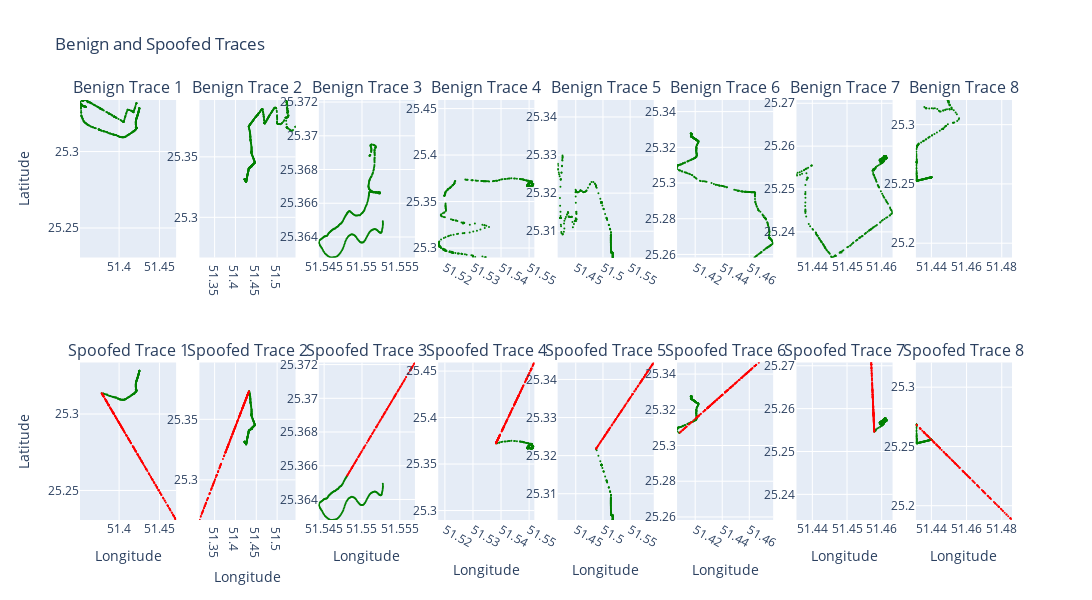

The notebook cell this image was saved under:
### Markdown cell above
# plot trace

### Code cell
from utils.preprocessing import data_preprocessing

spoofed_list = [data_preprocessing('../data/drive-me-not/spoofed/spoofed_trace'+str(trace)+'.csv', 
                             selected_attributes= ['GPS_lat', 'GPS_long', 'Time', 'vx', 'vy', 'ax', 'ay', 'spoofed'], 
                             trace_num=trace) for trace in range(1, 9)]
benign_list = [data_preprocessing('../data/drive-me-not/trace'+str(trace)+'.csv',
                             selected_attributes= ['GPS_lat', 'GPS_long', 'Time', 'vx', 'vy', 'ax', 'ay'], 
                             trace_num=trace) for trace in range(1, 9)]
for benign in benign_list:  
    benign['spoofed'] = 0
    
from utils.visualization import plot_spoofed_and_benign

plot_spoofed_and_benign(spoofed_list, benign_list, marker_size=2)

benign_list[0]

### Figure 1 — Plotly figure (JSON) as saved in the notebook; plotly's stock layout.template omitted (floating-point values rounded to 4 significant figures; data arrays with more than 128 entries replaced by an {"elided": "..."} marker saying what was removed)
{"data": [{"marker": {"color": {"elided": "531 str values"}, "size": 2}, "mode": "markers", "type": "scatter", "x": {"elided": "531 float values"}, "xaxis": "x9", "y": {"elided": "531 float values"}, "yaxis": "y9"}, {"marker": {"color": {"elided": "531 str values"}, "size": 2}, "mode": "markers", "type": "scatter", "x": {"elided": "531 float values"}, "xaxis": "x", "y": {"elided": "531 float values"}, "yaxis": "y"}, {"marker": {"color": {"elided": "563 str values"}, "size": 2}, "mode": "markers", "type": "scatter", "x": {"elided": "563 float values"}, "xaxis": "x10", "y": {"elided": "563 float values"}, "yaxis": "y10"}, {"marker": {"color": {"elided": "564 str values"}, "size": 2}, "mode": "markers", "type": "scatter", "x": {"elided": "564 float values"}, "xaxis": "x2", "y": {"elided": "564 float values"}, "yaxis": "y2"}, {"marker": {"color": {"elided": "316 str values"}, "size": 2}, "mode": "markers", "type": "scatter", "x": {"elided": "316 float values"}, "xaxis": "x11", "y": {"elided": "316 float values"}, "yaxis": "y11"}, {"marker": {"color": {"elided": "316 str values"}, "size": 2}, "mode": "markers", "type": "scatter", "x": {"elided": "316 float values"}, "xaxis": "x3", "y": {"elided": "316 float values"}, "yaxis": "y3"}, {"marker": {"color": {"elided": "462 str values"}, "size": 2}, "mode": "markers", "type": "scatter", "x": {"elided": "462 float values"}, "xaxis": "x12", "y": {"elided": "462 float values"}, "yaxis": "y12"}, {"marker": {"color": {"elided": "463 str values"}, "size": 2}, "mode": "markers", "type": "scatter", "x": {"elided": "463 float values"}, "xaxis": "x4", "y": {"elided": "463 float values"}, "yaxis": "y4"}, {"marker": {"color": {"elided": "297 str values"}, "size": 2}, "mode": "markers", "type": "scatter", "x": {"elided": "297 float values"}, "xaxis": "x13", "y": {"elided": "297 float values"}, "yaxis": "y13"}, {"marker": {"color": {"elided": "297 str values"}, "size": 2}, "mode": "markers", "type": "scatter", "x": {"elided": "297 float values"}, "xaxis": "x5", "y": {"elided": "297 float values"}, "yaxis": "y5"}, {"marker": {"color": {"elided": "393 str values"}, "size": 2}, "mode": "markers", "type": "scatter", "x": {"elided": "393 float values"}, "xaxis": "x14", "y": {"elided": "393 float values"}, "yaxis": "y14"}, {"marker": {"color": {"elided": "393 str values"}, "size": 2}, "mode": "markers", "type": "scatter", "x": {"elided": "393 float values"}, "xaxis": "x6", "y": {"elided": "393 float values"}, "yaxis": "y6"}, {"marker": {"color": {"elided": "396 str values"}, "size": 2}, "mode": "markers", "type": "scatter", "x": {"elided": "396 float values"}, "xaxis": "x15", "y": {"elided": "396 float values"}, "yaxis": "y15"}, {"marker": {"color": {"elided": "396 str values"}, "size": 2}, "mode": "markers", "type": "scatter", "x": {"elided": "396 float values"}, "xaxis": "x7", "y": {"elided": "396 float values"}, "yaxis": "y7"}, {"marker": {"color": {"elided": "318 str values"}, "size": 2}, "mode": "markers", "type": "scatter", "x": {"elided": "318 float values"}, "xaxis": "x16", "y": {"elided": "318 float values"}, "yaxis": "y16"}, {"marker": {"color": {"elided": "318 str values"}, "size": 2}, "mode": "markers", "type": "scatter", "x": {"elided": "318 float values"}, "xaxis": "x8", "y": {"elided": "318 float values"}, "yaxis": "y8"}], "layout": {"annotations": [{"font": {"size": 16}, "showarrow": false, "text": "Benign Trace 1", "x": 0.05156, "xanchor": "center", "xref": "paper", "y": 1, "yanchor": "bottom", "yref": "paper"}, {"font": {"size": 16}, "showarrow": false, "text": "Benign Trace 2", "x": 0.1797, "xanchor": "center", "xref": "paper", "y": 1, "yanchor": "bottom", "yref": "paper"}, {"font": {"size": 16}, "showarrow": false, "text": "Benign Trace 3", "x": 0.3078, "xanchor": "center", "xref": "paper", "y": 1, "yanchor": "bottom", "yref": "paper"}, {"font": {"size": 16}, "showarrow": false, "text": "Benign Trace 4", "x": 0.4359, "xanchor": "center", "xref": "paper", "y": 1, "yanchor": "bottom", "yref": "paper"}, {"font": {"size": 16}, "showarrow": false, "text": "Benign Trace 5", "x": 0.5641, "xanchor": "center", "xref": "paper", "y": 1, "yanchor": "bottom", "yref": "paper"}, {"font": {"size": 16}, "showarrow": false, "text": "Benign Trace 6", "x": 0.6922, "xanchor": "center", "xref": "paper", "y": 1, "yanchor": "bottom", "yref": "paper"}, {"font": {"size": 16}, "showarrow": false, "text": "Benign Trace 7", "x": 0.8203, "xanchor": "center", "xref": "paper", "y": 1, "yanchor": "bottom", "yref": "paper"}, {"font": {"size": 16}, "showarrow": false, "text": "Benign Trace 8", "x": 0.9484, "xanchor": "center", "xref": "paper", "y": 1, "yanchor": "bottom", "yref": "paper"}, {"font": {"size": 16}, "showarrow": false, "text": "Spoofed Trace 1", "x": 0.05156, "xanchor": "center", "xref": "paper", "y": 0.375, "yanchor": "bottom", "yref": "paper"}, {"font": {"size": 16}, "showarrow": false, "text": "Spoofed Trace 2", "x": 0.1797, "xanchor": "center", "xref": "paper", "y": 0.375, "yanchor": "bottom", "yref": "paper"}, {"font": {"size": 16}, "showarrow": false, "text": "Spoofed Trace 3", "x": 0.3078, "xanchor": "center", "xref": "paper", "y": 0.375, "yanchor": "bottom", "yref": "paper"}, {"font": {"size": 16}, "showarrow": false, "text": "Spoofed Trace 4", "x": 0.4359, "xanchor": "center", "xref": "paper", "y": 0.375, "yanchor": "bottom", "yref": "paper"}, {"font": {"size": 16}, "showarrow": false, "text": "Spoofed Trace 5", "x": 0.5641, "xanchor": "center", "xref": "paper", "y": 0.375, "yanchor": "bottom", "yref": "paper"}, {"font": {"size": 16}, "showarrow": false, "text": "Spoofed Trace 6", "x": 0.6922, "xanchor": "center", "xref": "paper", "y": 0.375, "yanchor": "bottom", "yref": "paper"}, {"font": {"size": 16}, "showarrow": false, "text": "Spoofed Trace 7", "x": 0.8203, "xanchor": "center", "xref": "paper", "y": 0.375, "yanchor": "bottom", "yref": "paper"}, {"font": {"size": 16}, "showarrow": false, "text": "Spoofed Trace 8", "x": 0.9484, "xanchor": "center", "xref": "paper", "y": 0.375, "yanchor": "bottom", "yref": "paper"}], "height": 600, "showlegend": false, "title": {"text": "Benign and Spoofed Traces"}, "width": 2400, "xaxis": {"anchor": "y", "domain": [0, 0.1031], "range": [51.35, 51.47]}, "xaxis10": {"anchor": "y10", "domain": [0.1281, 0.2312], "range": [51.31, 51.54], "title": {"text": "Longitude"}}, "xaxis11": {"anchor": "y11", "domain": [0.2562, 0.3594], "range": [51.54, 51.56], "title": {"text": "Longitude"}}, "xaxis12": {"anchor": "y12", "domain": [0.3844, 0.4875], "range": [51.52, 51.55], "title": {"text": "Longitude"}}, "xaxis13": {"anchor": "y13", "domain": [0.5125, 0.6156], "range": [51.42, 51.59], "title": {"text": "Longitude"}}, "xaxis14": {"anchor": "y14", "domain": [0.6406, 0.7438], "range": [51.41, 51.48], "title": {"text": "Longitude"}}, "xaxis15": {"anchor": "y15", "domain": [0.7688, 0.8719], "range": [51.44, 51.46], "title": {"text": "Longitude"}}, "xaxis16": {"anchor": "y16", "domain": [0.8969, 1], "range": [51.43, 51.49], "title": {"text": "Longitude"}}, "xaxis2": {"anchor": "y2", "domain": [0.1281, 0.2312], "range": [51.31, 51.54]}, "xaxis3": {"anchor": "y3", "domain": [0.2562, 0.3594], "range": [51.54, 51.56]}, "xaxis4": {"anchor": "y4", "domain": [0.3844, 0.4875], "range": [51.52, 51.55]}, "xaxis5": {"anchor": "y5", "domain": [0.5125, 0.6156], "range": [51.42, 51.59]}, "xaxis6": {"anchor": "y6", "domain": [0.6406, 0.7438], "range": [51.41, 51.48]}, "xaxis7": {"anchor": "y7", "domain": [0.7688, 0.8719], "range": [51.44, 51.46]}, "xaxis8": {"anchor": "y8", "domain": [0.8969, 1], "range": [51.43, 51.49]}, "xaxis9": {"anchor": "y9", "domain": [0, 0.1031], "range": [51.35, 51.47], "title": {"text": "Longitude"}}, "yaxis": {"anchor": "x", "domain": [0.625, 1], "range": [25.23, 25.33], "title": {"text": "Latitude"}}, "yaxis10": {"anchor": "x10", "domain": [0, 0.375], "range": [25.27, 25.4]}, "yaxis11": {"anchor": "x11", "domain": [0, 0.375], "range": [25.36, 25.37]}, "yaxis12": {"anchor": "x12", "domain": [0, 0.375], "range": [25.29, 25.46]}, "yaxis13": {"anchor": "x13", "domain": [0, 0.375], "range": [25.3, 25.34]}, "yaxis14": {"anchor": "x14", "domain": [0, 0.375], "range": [25.26, 25.35]}, "yaxis15": {"anchor": "x15", "domain": [0, 0.375], "range": [25.23, 25.27]}, "yaxis16": {"anchor": "x16", "domain": [0, 0.375], "range": [25.19, 25.32]}, "yaxis2": {"anchor": "x2", "domain": [0.625, 1], "range": [25.27, 25.4]}, "yaxis3": {"anchor": "x3", "domain": [0.625, 1], "range": [25.36, 25.37]}, "yaxis4": {"anchor": "x4", "domain": [0.625, 1], "range": [25.29, 25.46]}, "yaxis5": {"anchor": "x5", "domain": [0.625, 1], "range": [25.3, 25.34]}, "yaxis6": {"anchor": "x6", "domain": [0.625, 1], "range": [25.26, 25.35]}, "yaxis7": {"anchor": "x7", "domain": [0.625, 1], "range": [25.23, 25.27]}, "yaxis8": {"anchor": "x8", "domain": [0.625, 1], "range": [25.19, 25.32]}, "yaxis9": {"anchor": "x9", "domain": [0, 0.375], "range": [25.23, 25.33], "title": {"text": "Latitude"}}}}
